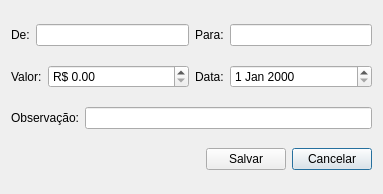
<?xml version="1.0" encoding="UTF-8"?>
<ui version="4.0">
 <class>InserirTransferencia</class>
 <widget class="QDialog" name="InserirTransferencia">
  <property name="geometry">
   <rect>
    <x>0</x>
    <y>0</y>
    <width>383</width>
    <height>194</height>
   </rect>
  </property>
  <property name="windowTitle">
   <string>Transferência</string>
  </property>
  <layout class="QGridLayout" name="gridLayout_7">
   <item row="0" column="0">
    <layout class="QGridLayout" name="gridLayout_5">
     <item row="0" column="0">
      <widget class="QLabel" name="label">
       <property name="sizePolicy">
        <sizepolicy hsizetype="Maximum" vsizetype="Preferred">
         <horstretch>0</horstretch>
         <verstretch>0</verstretch>
        </sizepolicy>
       </property>
       <property name="text">
        <string>De:</string>
       </property>
      </widget>
     </item>
     <item row="0" column="1">
      <widget class="ItemBox" name="itemBoxDe"/>
     </item>
    </layout>
   </item>
   <item row="0" column="1">
    <layout class="QGridLayout" name="gridLayout_4">
     <item row="0" column="0">
      <widget class="QLabel" name="label_2">
       <property name="sizePolicy">
        <sizepolicy hsizetype="Maximum" vsizetype="Preferred">
         <horstretch>0</horstretch>
         <verstretch>0</verstretch>
        </sizepolicy>
       </property>
       <property name="text">
        <string>Para:</string>
       </property>
      </widget>
     </item>
     <item row="0" column="1">
      <widget class="ItemBox" name="itemBoxPara"/>
     </item>
    </layout>
   </item>
   <item row="1" column="0">
    <layout class="QGridLayout" name="gridLayout_2">
     <item row="0" column="0">
      <widget class="QLabel" name="label_3">
       <property name="sizePolicy">
        <sizepolicy hsizetype="Maximum" vsizetype="Preferred">
         <horstretch>0</horstretch>
         <verstretch>0</verstretch>
        </sizepolicy>
       </property>
       <property name="text">
        <string>Valor:</string>
       </property>
      </widget>
     </item>
     <item row="0" column="1">
      <widget class="QDoubleSpinBox" name="doubleSpinBoxValor">
       <property name="showGroupSeparator" stdset="0">
        <bool>true</bool>
       </property>
       <property name="prefix">
        <string>R$ </string>
       </property>
       <property name="maximum">
        <double>999999.989999999990687</double>
       </property>
      </widget>
     </item>
    </layout>
   </item>
   <item row="1" column="1">
    <layout class="QGridLayout" name="gridLayout_3">
     <item row="0" column="0">
      <widget class="QLabel" name="label_4">
       <property name="sizePolicy">
        <sizepolicy hsizetype="Maximum" vsizetype="Preferred">
         <horstretch>0</horstretch>
         <verstretch>0</verstretch>
        </sizepolicy>
       </property>
       <property name="text">
        <string>Data:</string>
       </property>
      </widget>
     </item>
     <item row="0" column="1">
      <widget class="QDateEdit" name="dateEdit"/>
     </item>
    </layout>
   </item>
   <item row="3" column="0" colspan="2">
    <layout class="QGridLayout" name="gridLayout">
     <item row="0" column="0">
      <spacer name="horizontalSpacer">
       <property name="orientation">
        <enum>Qt::Horizontal</enum>
       </property>
       <property name="sizeHint" stdset="0">
        <size>
         <width>40</width>
         <height>20</height>
        </size>
       </property>
      </spacer>
     </item>
     <item row="0" column="2">
      <widget class="QPushButton" name="pushButtonCancelar">
       <property name="text">
        <string>Cancelar</string>
       </property>
      </widget>
     </item>
     <item row="0" column="1">
      <widget class="QPushButton" name="pushButtonSalvar">
       <property name="text">
        <string>Salvar</string>
       </property>
      </widget>
     </item>
    </layout>
   </item>
   <item row="2" column="0" colspan="2">
    <layout class="QGridLayout" name="gridLayout_6">
     <item row="0" column="0">
      <widget class="QLabel" name="label_5">
       <property name="text">
        <string>Observação:</string>
       </property>
      </widget>
     </item>
     <item row="0" column="1">
      <widget class="QLineEdit" name="lineEditObservacao"/>
     </item>
    </layout>
   </item>
  </layout>
 </widget>
 <customwidgets>
  <customwidget>
   <class>ItemBox</class>
   <extends>QLineEdit</extends>
   <header>src/itembox.h</header>
  </customwidget>
 </customwidgets>
 <resources/>
 <connections/>
</ui>
